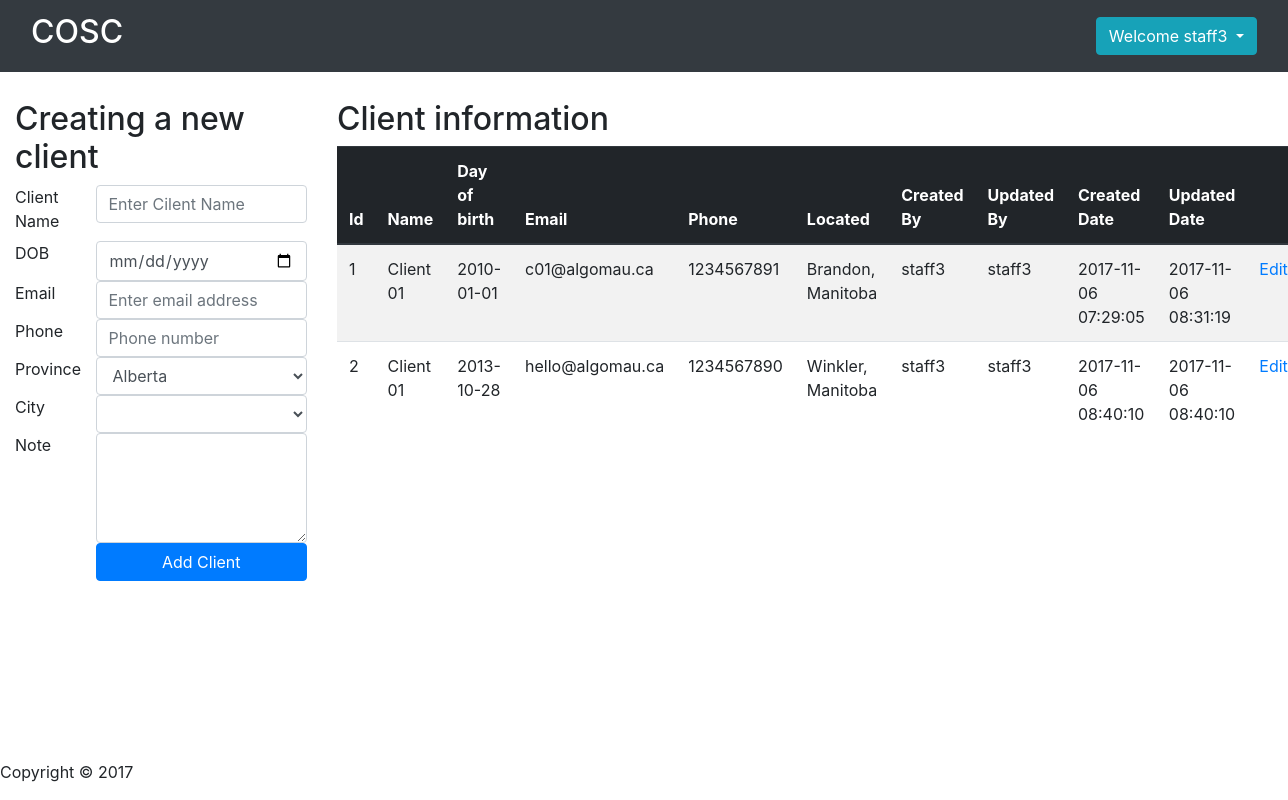
The app's page /public (signed in) with its own data.
### tables this page shows
CREATE TABLE `tbl_client` (
  `id` int(11) NOT NULL,
  `name` varchar(150) NOT NULL,
  `dob` date NOT NULL,
  `email` varchar(150) NOT NULL,
  `phone` varchar(150) NOT NULL,
  `city` int(11) NOT NULL,
  `createdBy` varchar(150) NOT NULL,
  `updatedBy` varchar(150) NOT NULL,
  `createdDate` datetime NOT NULL,
  `updatedDate` datetime NOT NULL,
  `note` text
);

CREATE TABLE `tbl_city` (
  `id` int(11) NOT NULL,
  `name` varchar(150) NOT NULL,
  `province_name` varchar(15) NOT NULL
);

### app/core/Controller.php (called while the page is built, shortened)
<?php
class Controller{
    public function view($view, $data = []){
        require_once '../app/views/' . $view . '.php';
    }
}

### app/core/App.php (called while the page is built, shortened)
<?php
class App{
    public $method = 'index';
    public function __construct() {
        $url = $this->parseUrl();
        $this->controller = new $this->controller;
        $this->params = $url ? array_values($url) : [];
        call_user_func_array([$this->controller, $this->method], $this->params);
    }
}

### public/index.php (called while the page is built, shortened)
<?php
$app = new App;

### app/core/utils.php (called while the page is built, shortened)
<?php
class Util{
    public static function getHome(){
        return HOME;
    }
    public static function addClient(){
        return CLIENT_ADD;
    }
    public static function editClient(){
        return CLIENT_EDIT;
    }
}

### app/models/Client.php (called while the page is built, shortened)
<?php
class Client{
    public function getProvinces(){
        $db = db_connect();
        $statement = $db->prepare("select * from tbl_province");
        $statement->execute();
        $provinces = $statement->fetchAll(PDO::FETCH_ASSOC);
        return $provinces;
    }
    public function getClients(){
        $db = db_connect();
        $statement = $db->prepare("select *, cl.name as client_name, ci.name as city_name, cl.id as client_id "
                . "from tbl_client cl, tbl_city ci "
                . "where cl.city = ci.id;");
        $statement->execute();
        $clients = $statement->fetchAll(PDO::FETCH_ASSOC);
        return $clients;
    }
}

### app/views/home/client.php (the view)
<?php require_once '../app/views/templates/header.php' ?>
<div class="row">
    <div class="col-sm-3">
        <h2>Creating a new client</h2>
        <form id="manageclient"
              action="<?= Util::addClient() ?>"
              method="post">
            <fieldset>
                <div class="row">
                    <label for="name"
                           class="col-sm-3 control-label">Client Name</label>
                    <div class="col-sm-9">
                        <input id="name"
                               type="text"
                               name="name"
                               placeholder="Enter Cilent Name"
                               class="form-control"
                               required="true"/>
                    </div>
                </div>
                <div class="row">
                    <label for="dob"
                           class="col-sm-3 control-label">DOB</label>
                    <div class="col-sm-9">
                        <input type="date"
                               name="dob"
                               placeholder="Select client birthday"
                               class="form-control"
                               required="true"
                               max="<?= date('m-d-Y'); ?>"/>
                    </div>
                </div>
                <div class="row">
                    <label for="email"
                           class="col-sm-3 control-label">Email</label>
                    <div class="col-sm-9">
                        <input type="email"
                               name="email"
                               placeholder="Enter email address"
                               class="form-control"
                               pattern="^[a-zA-Z0-9]+.@algomau.ca$"
                               oninvalid="this.setCustomValidity('Please enter email with @algomau.ca format')"
                               oninput="setCustomValidity('')"/>
                    </div>
                </div>
                <div class="row">
                    <label for="phone"
                           class="col-sm-3 control-label">Phone</label>
                    <div class="col-sm-9">
                        <input type="text"
                               name="phone"
                               placeholder="Phone number"
                               class="form-control"
                               pattern="^(\d{10})$"
                               oninvalid="this.setCustomValidity('10 digits only')"
                               oninput="setCustomValidity('')"/>
                    </div>
                </div>
                <div class="row">
                    <label for="province"
                           class="col-sm-3 control-label">Province</label>
                    <div class="col-sm-9">
                        <select id="province"
                                class="form-control">
                                    <?php
                                    foreach ($data->getProvinces() as $province) {
                                        $provinceName = $province['province_name'];
                                        ?>
                                <option value="<?= $provinceName ?>"><?= $provinceName ?></option>
                                <?php
                            }
                            ?>
                        </select>
                    </div>
                </div>
                <div class="row">
                    <label for="city"
                           class="col-sm-3 control-label">City</label>
                    <div class="col-sm-9">
                        <select id="city"
                                name="city"
                                class="form-control"></select>
                    </div>
                </div>
                <div class="row">
                    <label for="note"
                           class="col-sm-3 control-label">Note</label>
                    <div class="col-sm-9">
                        <textarea id="note"
                                  name="note"
                                  class="form-control"
                                  rows="4"></textarea>
                    </div>
                </div>
                <div class="row">
                    <div class="col-sm-3"></div>
                    <div class="col">
                        <input type="submit" class="btn btn-primary btn-block" value="Add Client"/>
                    </div>
                </div>
            </fieldset>
        </form>
    </div>
    <div class="col-sm-9">
        <h2>Client information</h2>
        <table id="clientlist"
               class="table table-striped">
            <thead class="thead-dark">
                <tr>
                    <th>Id</th>
                    <th>Name</th>
                    <th>Day of birth</th>
                    <th>Email</th>
                    <th>Phone</th>
                    <th>Located</th>
                    <th>Created By</th>
                    <th>Updated By</th>
                    <th>Created Date</th>
                    <th>Updated Date</th>
                    <th></th>
                </tr>
            </thead>
            <tbody>
                <?php
                foreach ($data->getClients() as $client) {
                    ?>
                    <tr>
                        <td><?= $client['client_id'] ?></td>
                        <td><?= $client['client_name'] ?></td>
                        <td><?= $client['dob'] ?></td>
                        <td><?= $client['email'] ?></td>
                        <td><?= $client['phone'] ?></td>
                        <td><?= $client['city_name'] . ', ' . $client['province_name'] ?></td>
                        <td><?= $client['createdBy'] ?></td>
                        <td><?= $client['updatedBy'] ?></td>
                        <td><?= $client['createdDate'] ?></td>
                        <td><?= $client['updatedDate'] ?></td>
                        <?php if ($client['createdBy'] == $_SESSION['username'] || $_SESSION['role'] == 'manager') { ?>
                            <td><a href="<?= Util::editClient() . DS . $client['client_id']; ?>">Edit</a></td>
                        <?php } ?>
                    </tr>
                    <?php
                }
                ?>
            </tbody>
        </table>
    </div>
</div>
<?php require_once '../app/views/templates/footer.php' ?>

### app/controllers/home.php (shortened to what this page needs)
<?php
class Home extends Controller {
    public function index() {
        if (isset($_SESSION['username'])) {
            $username = $_SESSION['username'];
            if ($username == 'admin'){
                $this->user();
            }else{
                $this->client();
            }
        }else {
            header('Location: ' . LOGIN);
            die;
        }
    }
    public function client(){
        $client = $this->model('Client');
        $this->view('home/client', $client);
    }
}

### app/views/templates/header.php (shortened to what this page needs)
<!DOCTYPE html>
<html lang="en">
    <head>
        <link rel="stylesheet" href="https://maxcdn.bootstrapcdn.com/bootstrap/4.0.0-beta.2/css/bootstrap.min.css">
    </head>
    <body>
        <nav class="navbar navbar-expand-sm bg-dark navbar-dark fixed-top">
            <div class="container-fluid">
                <div class="float-right">
                    <a class="navbar-brand"
                       href="<?= Util::getHome(); ?>"><h2>COSC</h2></a>
                </div>
                <div class="float-right">
                    <div class="dropdown">
                        <button type="button"
                                class="btn btn-info dropdown-toggle"
                                data-toggle="dropdown">
                            <?php echo "Welcome " . $_SESSION['username']; ?>
                        </button>
                    </div>
                </div>
            </div>
        </nav>
        <div class="container-fluid" style="padding-top: 100px;">

### app/views/templates/footer.php
        </div>
        <footer class="fixed-bottom">
            <p>Copyright &copy; <?php echo date('Y'); ?></p>
        </footer>
    </body>
</html>

### records on screen
tbl_client: id "1", name "Client 01", dob "2010-01-01", email "c01@algomau.ca", phone "1234567891", city.name "Brandon", city.province_name "Manitoba", createdBy "staff3", updatedBy "staff3", createdDate "2017-11-06 07:29:05", updatedDate "2017-11-06 08:31:19"
tbl_client: id "2", name "Client 01", dob "2013-10-28", email "hello@algomau.ca", phone "1234567890", city.name "Winkler", city.province_name "Manitoba", createdBy "staff3", updatedBy "staff3", createdDate "2017-11-06 08:40:10", updatedDate "2017-11-06 08:40:10"

### other values on screen
$_SESSION['username'] "staff3"
form field value "Alberta"
